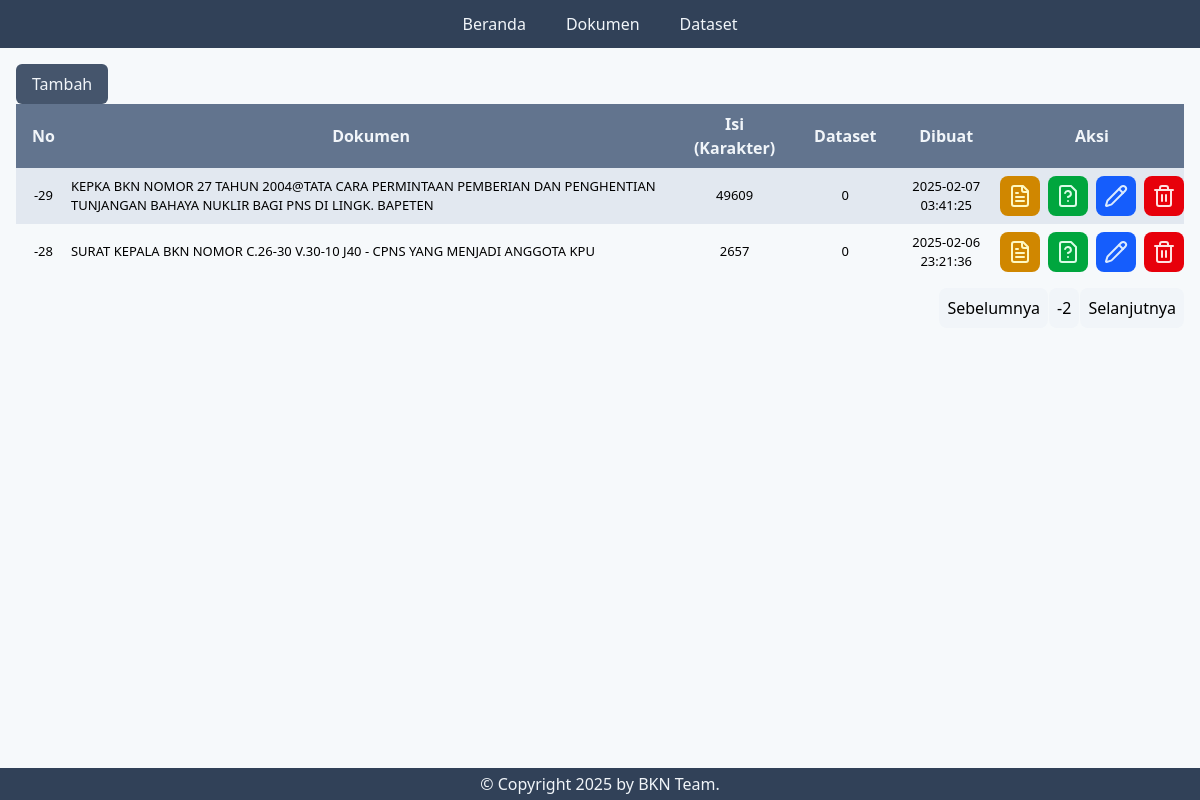
/admin/documents?page=-2&per_page=10, run on the app's committed database.
### tables this page shows
CREATE TABLE documents (
      id INTEGER PRIMARY KEY,
      name TEXT NOT NULL,
      name_value TEXT,
      context TEXT,
      context_value TEXT,
      url TEXT,
      type INTEGER,
      created_at TIMESTAMP DEFAULT CURRENT_TIMESTAMP
  );

### server.py (the view)
@app.post("/admin/prompt", response_class=HTMLResponse)
async def admin_documents(req: RequestPrompt):
    respon = llm.ollama_chat(req.prompt)
    if(req.clear):
       respon = clear.remove_think_tags(respon)
    result =  {
        "respon": respon
    }
    return JSONResponse(content=result)

### templates/documents.html (shortened to what this page needs)
{% extends "base.html" %} {% block title %}Datasets{% endblock %} {% block head
  %} {{ super() }}
  {% endblock %} {% block content %}
  <div class="p-4">
    <button class="btn" onclick="openDialog()">Tambah</button>
    <table>
      <thead>
        <tr>
          <th class="w-[10px]">No</th>
          <th class="py-2 px-4 text-center">Dokumen</th>
          <th class="py-2 px-4 text-center">Isi (Karakter)</th>
          <th class="py-2 px-4 text-center">Dataset</th>
          <th class="py-2 px-4 text-center">Dibuat</th>
          <th class="py-2 px-4 text-center">Aksi</th>
        </tr>
      </thead>
      <tbody>
        {% for doc in documents %} {% set outer_loop = loop %} {% set id = doc["id"] %} {% set name = doc["name"] %} {% set context = doc["context"] %} {% set type = doc["type"] %}
        <tr>
          <td class="text-center">{{ ((pagination["page"]-1)*pagination["per_page"])+outer_loop.index }}</td>
          <td>{{name}}</td>
          <td class="text-center">{{(context|length)}}</td>
          <td class="text-center">{{doc["jumlah_dataset"]}}</td>
          <td class="text-center">{{doc["created_at"]}}</td>
          <td class="flex gap-2 py-2">
            <a target="_blank" href="{{ '/download/' + doc['url'] if doc['type'] == 1 else doc['url'] }}" class="text-yellow-100 p-2 bg-yellow-600 rounded-lg hover:bg-yellow-700 cursor-pointer" >
            </a>
            <div onclick="openDialogQuestion('{{id}}', `{{name}}`, `{{context}}`)"  class="text-green-100 p-2 bg-green-600 rounded-lg hover:bg-green-700 cursor-pointer">
            </div>
            <div onclick="openDialog('{{id}}', `{{name}}`, `{{context}}`, `{{doc['url']}}`, `{{type}}`)" class="text-blue-100 p-2 bg-blue-600 rounded-lg hover:bg-blue-700 cursor-pointer">
            </div>
            <div onclick="openDialogDelete('{{id}}', `{{name}}`)" class="text-red-100 p-2 bg-red-600 rounded-lg hover:bg-red-700 cursor-pointer">
            </div>
          </td>
        </tr>
        {% endfor %}
      </tbody>
    </table>
    <div class="pagination">
      <ul>
        <li><a href="?page={{pagination["page"]-1}}&per_page=10">Sebelumnya</a></li>
        <li>{{pagination["page"]}}</li>
        <li><a href="?page={{pagination["page"]+1}}&per_page=10">Selanjutnya</a></li>
      </ul>
    </div>
  </div>
  {% endblock %}

### templates/base.html (style rules this page uses)
body { @apply bg-slate-100/60; }
table th { @apply py-2 px-4 text-center; }
table { @apply w-full; }
thead tr { @apply bg-slate-500 text-slate-100; }
tbody { @apply text-[13px]; }
tbody tr:nth-child(even) { @apply hover:bg-slate-300; }
tbody tr:nth-child(odd) { @apply bg-slate-200 hover:bg-slate-300; }
.pagination { @apply w-full flex mt-2 justify-end; }
.pagination ul { @apply flex gap-[1px]; }
.pagination li { @apply p-2 bg-slate-100 hover:bg-slate-200/80 rounded-lg; }
.btn { @apply py-2 px-4 rounded-md bg-slate-600 text-slate-100 hover:bg-slate-700 cursor-pointer; }

### data on the page
documents: page "-29", name "KEPKA BKN NOMOR 27 TAHUN 2004@TATA CARA PERMINTAAN PEMBERIAN DAN PENGHENTIAN TUNJANGAN BAHAYA NUKLIR BAGI PNS DI LINGK. BAPETEN", value "49609", jumlah_dataset "0", created_at "2025-02-07 03:41:25"
documents: page "-28", name "SURAT KEPALA BKN NOMOR C.26-30 V.30-10 J40 - CPNS YANG MENJADI ANGGOTA KPU", value "2657", jumlah_dataset "0", created_at "2025-02-06 23:21:36"

### other printed values
{{ pagination["page"] }} "-2"
